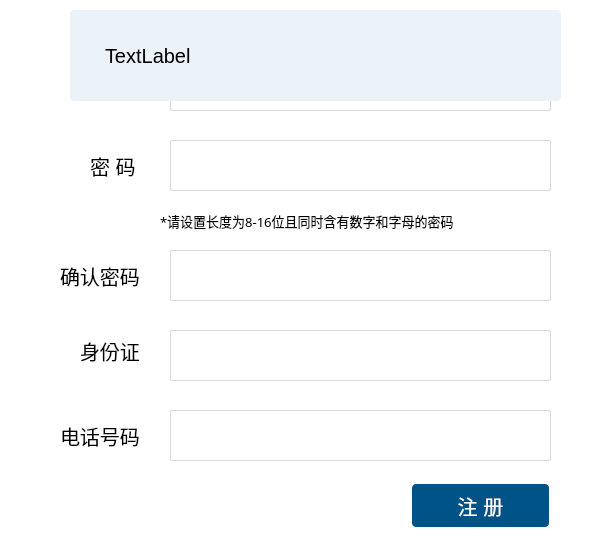
<?xml version="1.0" encoding="UTF-8"?>
<ui version="4.0">
 <class>SignupDialog</class>
 <widget class="QDialog" name="SignupDialog">
  <property name="geometry">
   <rect>
    <x>0</x>
    <y>0</y>
    <width>612</width>
    <height>554</height>
   </rect>
  </property>
  <property name="windowTitle">
   <string>Dialog</string>
  </property>
  <property name="styleSheet">
   <string notr="true">background-color:white;</string>
  </property>
  <widget class="QLineEdit" name="signup_username">
   <property name="geometry">
    <rect>
     <x>170</x>
     <y>60</y>
     <width>381</width>
     <height>51</height>
    </rect>
   </property>
   <property name="styleSheet">
    <string notr="true">QLineEdit {
border-radius: 2px;
border: 1px solid rgb(217,217,217);
background: white;
font-size:16px;
	font: 14pt &quot;微软雅黑&quot;;
padding-left:18px;
color:rgb(64,50,38);
}
QLineEdit:enabled:hover, QLineEdit:enabled:focus {
  border: 1px solid rgb(0,81,135);
}</string>
   </property>
  </widget>
  <widget class="QLineEdit" name="signup_password">
   <property name="geometry">
    <rect>
     <x>170</x>
     <y>140</y>
     <width>381</width>
     <height>51</height>
    </rect>
   </property>
   <property name="styleSheet">
    <string notr="true">QLineEdit {
border-radius: 2px;
border: 1px solid rgb(217,217,217);
background: white;
font-size:16px;
	font: 14pt &quot;微软雅黑&quot;;
padding-left:18px;
color:rgb(64,50,38);
}
QLineEdit:enabled:hover, QLineEdit:enabled:focus {
  border: 1px solid rgb(0,81,135);
}</string>
   </property>
  </widget>
  <widget class="QLabel" name="label">
   <property name="geometry">
    <rect>
     <x>100</x>
     <y>60</y>
     <width>41</width>
     <height>51</height>
    </rect>
   </property>
   <property name="styleSheet">
    <string notr="true">font-family:&quot;微软雅黑&quot;, Times, serif;
font-size:20px;</string>
   </property>
   <property name="text">
    <string>姓名</string>
   </property>
  </widget>
  <widget class="QLabel" name="label_2">
   <property name="geometry">
    <rect>
     <x>90</x>
     <y>140</y>
     <width>51</width>
     <height>51</height>
    </rect>
   </property>
   <property name="styleSheet">
    <string notr="true">font-family:&quot;微软雅黑&quot;, Times, serif;
font-size:20px;</string>
   </property>
   <property name="text">
    <string>密 码</string>
   </property>
  </widget>
  <widget class="QPushButton" name="signup_button">
   <property name="geometry">
    <rect>
     <x>410</x>
     <y>480</y>
     <width>141</width>
     <height>51</height>
    </rect>
   </property>
   <property name="cursor">
    <cursorShape>PointingHandCursor</cursorShape>
   </property>
   <property name="styleSheet">
    <string notr="true">QPushButton{
border: none;
    color: white;
    font-family:Arial;
    padding: 5px 24px;
    text-align: center;
    text-decoration: none;
    font-size: 20px;
    margin: 4px 2px;
background-color: rgb(0,83,135);
font-family:&quot;微软雅黑&quot;, Times, serif;
border-radius: 4px;
}

QPushButton:enabled:hover{
        background-color: rgb(40,102,173);
}
QPushButton:enabled:pressed{
        background-color: rgb(40,102,173);
}</string>
   </property>
   <property name="text">
    <string>注 册</string>
   </property>
  </widget>
  <widget class="QLabel" name="label_3">
   <property name="geometry">
    <rect>
     <x>60</x>
     <y>250</y>
     <width>81</width>
     <height>51</height>
    </rect>
   </property>
   <property name="styleSheet">
    <string notr="true">font-family:&quot;微软雅黑&quot;, Times, serif;
font-size:20px;</string>
   </property>
   <property name="text">
    <string>确认密码</string>
   </property>
  </widget>
  <widget class="QLineEdit" name="signup_confirmpass">
   <property name="geometry">
    <rect>
     <x>170</x>
     <y>250</y>
     <width>381</width>
     <height>51</height>
    </rect>
   </property>
   <property name="styleSheet">
    <string notr="true">QLineEdit {
border-radius: 2px;
border: 1px solid rgb(217,217,217);
background: white;
font-size:16px;
	font: 14pt &quot;微软雅黑&quot;;
padding-left:18px;
color:rgb(64,50,38);
}
QLineEdit:enabled:hover, QLineEdit:enabled:focus {
  border: 1px solid rgb(0,81,135);
}</string>
   </property>
  </widget>
  <widget class="QLabel" name="label_4">
   <property name="geometry">
    <rect>
     <x>80</x>
     <y>330</y>
     <width>61</width>
     <height>41</height>
    </rect>
   </property>
   <property name="styleSheet">
    <string notr="true">font-family:&quot;微软雅黑&quot;, Times, serif;
font-size:20px;</string>
   </property>
   <property name="text">
    <string>身份证</string>
   </property>
  </widget>
  <widget class="QLabel" name="label_5">
   <property name="geometry">
    <rect>
     <x>60</x>
     <y>410</y>
     <width>81</width>
     <height>51</height>
    </rect>
   </property>
   <property name="styleSheet">
    <string notr="true">font-family:&quot;微软雅黑&quot;, Times, serif;
font-size:20px;</string>
   </property>
   <property name="text">
    <string>电话号码</string>
   </property>
  </widget>
  <widget class="QLineEdit" name="signup_idcard">
   <property name="geometry">
    <rect>
     <x>170</x>
     <y>330</y>
     <width>381</width>
     <height>51</height>
    </rect>
   </property>
   <property name="styleSheet">
    <string notr="true">QLineEdit {
border-radius: 2px;
border: 1px solid rgb(217,217,217);
background: white;
font-size:16px;
	font: 14pt &quot;微软雅黑&quot;;
padding-left:18px;
color:rgb(64,50,38);
}
QLineEdit:enabled:hover, QLineEdit:enabled:focus {
  border: 1px solid rgb(0,81,135);
}</string>
   </property>
  </widget>
  <widget class="QLineEdit" name="signup_tele">
   <property name="geometry">
    <rect>
     <x>170</x>
     <y>410</y>
     <width>381</width>
     <height>51</height>
    </rect>
   </property>
   <property name="styleSheet">
    <string notr="true">QLineEdit {
border-radius: 2px;
border: 1px solid rgb(217,217,217);
background: white;
font-size:16px;
	font: 14pt &quot;微软雅黑&quot;;
padding-left:18px;
color:rgb(64,50,38);
}
QLineEdit:enabled:hover, QLineEdit:enabled:focus {
  border: 1px solid rgb(0,81,135);
}</string>
   </property>
  </widget>
  <widget class="QLabel" name="label_15">
   <property name="geometry">
    <rect>
     <x>70</x>
     <y>10</y>
     <width>491</width>
     <height>91</height>
    </rect>
   </property>
   <property name="styleSheet">
    <string notr="true">background-color:rgb(235,243,249);
border-radius: 4px;
padding:20px 30px;
text-align:center;
font-size: 20px;
font: 14pt &quot;微软雅黑&quot;;
cursor:pointer;</string>
   </property>
   <property name="text">
    <string>TextLabel</string>
   </property>
  </widget>
  <widget class="QLabel" name="label_6">
   <property name="geometry">
    <rect>
     <x>160</x>
     <y>200</y>
     <width>401</width>
     <height>41</height>
    </rect>
   </property>
   <property name="font">
    <font>
     <family>微软雅黑</family>
     <pointsize>10</pointsize>
    </font>
   </property>
   <property name="text">
    <string>*请设置长度为8-16位且同时含有数字和字母的密码</string>
   </property>
  </widget>
 </widget>
 <resources/>
 <connections/>
</ui>
